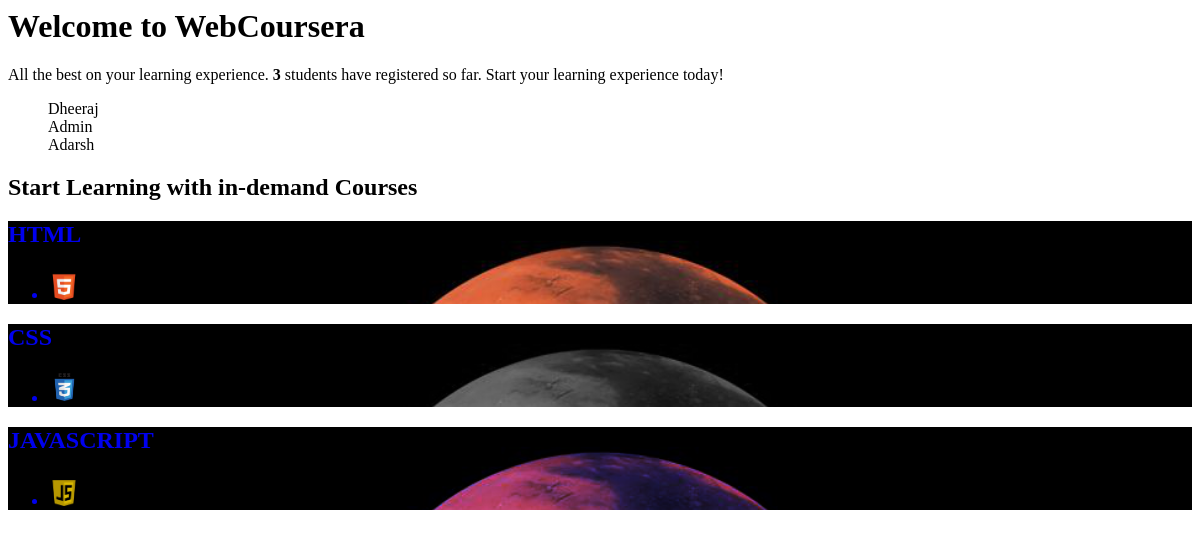
Before: /index.php (signed in) with the older database file.
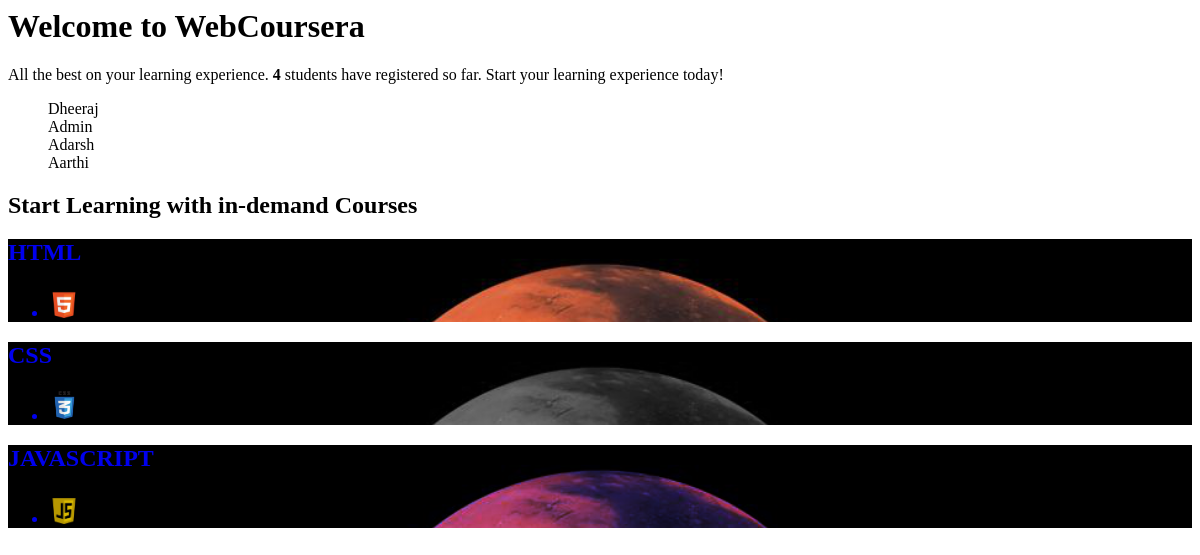
After: the same page with the newer database file.
### tables this page shows
CREATE TABLE `users` (
  `userid` int(11) NOT NULL,
  `username` varchar(64) NOT NULL,
  `email` varchar(64) NOT NULL,
  `password` text NOT NULL,
  `name` varchar(128) NOT NULL
);

### index.php (the view, shortened to what this page needs)
<html>
    <head>
    </head>
    <body>
      <?php
        $con = mysqli_connect('127.0.0.1:3306','root','','webcoursera') or die('Unable To connect');
        $sql = "SELECT COUNT(*) FROM users";
        $row = mysqli_query($con,$sql);
        $res = mysqli_fetch_array($row);
      ?>
      <div class="py-5 text-center container">
        <div class="row py-lg-5">
          <div class="col-lg-6 col-md-8 mx-auto">
            <h1 class="fw-light">Welcome to WebCoursera</h1>
            <div id = "logger2">
            <p class="lead text-muted" >All the best on your learning experience. <b><?php echo $res[0]; ?></b> students have registered so far. Start your learning experience today!</p>
            <ul style="list-style-type:none;">
              <?php
              $sql = "SELECT name FROM users";
              $row = mysqli_query($con,$sql);
              while($res = mysqli_fetch_array($row) and $_SESSION['id'] == 12){
              echo'
                <li>'.$res["name"].'</li>';
                }
              ?>
              </ul>
            </div>
          </div>
        </div>
      </div>
  <div class="container px-4 py-5" id="custom-cards" onclick="return checkLoggedIn()">
    <h2 class="pb-2 border-bottom">Start Learning with in-demand Courses</h2>
    <div class="row row-cols-1 row-cols-lg-3 align-items-stretch g-4 py-5">
      <div class="col">
        <a href="<?php echo $_SESSION['ROOT_FOLDER']?>courses/course_page.php?course_id=1" style="text-decoration: none;">
        <div class="card card-cover h-100 overflow-hidden text-white bg-dark rounded-5 shadow-lg" style="background-image: url('images/PLANET-2.png'); background-size: cover;">
          <div class="d-flex flex-column h-100 p-5 pb-3 text-white text-shadow-1">
            <h2 class="pt-5 mt-5 mb-4 display-6 lh-1 fw-bold">HTML</h2>
            <ul class="d-flex list-unstyled mt-auto">
              <li class="me-auto">
                <img src="images/HTML.png" alt="Bootstrap" width="32" height="32" class="rounded-circle border border-white">
              </li>
            </ul>
          </div>
        </div></a>
      </div>
      <div class="col">
        <a href="<?php echo $_SESSION['ROOT_FOLDER']?>courses/course_page.php?course_id=2" style="text-decoration: none;" onclick="return checkLoggedIn()">
        <div class="card card-cover h-100 overflow-hidden text-white bg-dark rounded-5 shadow-lg" style="background-image: url('images/PLANET-1.png'); background-size: cover;">
          <div class="d-flex flex-column h-100 p-5 pb-3 text-white text-shadow-1">
            <h2 class="pt-5 mt-5 mb-4 display-6 lh-1 fw-bold">CSS</h2>
            <ul class="d-flex list-unstyled mt-auto">
              <li class="me-auto">
                <img src="images/css.png" alt="Bootstrap" width="32" height="32" class="rounded-circle border border-white">
              </li>
            </ul>
          </div>
        </div></a>
      </div>
      <div class="col">
        <a href="<?php echo $_SESSION['ROOT_FOLDER']?>courses/course_page.php?course_id=3" style="text-decoration: none;" onclick="return checkLoggedIn()">
        <div class="card card-cover h-100 overflow-hidden text-white bg-dark rounded-5 shadow-lg" style="background-image: url('images/PLANET-3.png'); background-size: cover; ">
          <div class="d-flex flex-column h-100 p-5 pb-3 text-shadow-1">
            <h2 class="pt-5 mt-5 mb-4 display-6 lh-1 fw-bold">JAVASCRIPT</h2>
            <ul class="d-flex list-unstyled mt-auto">
              <li class="me-auto">
                <img src="images/javascript.png" alt="Bootstrap" width="32" height="32" class="rounded-circle border border-white">
              </li>
            </ul>
          </div>
        </div></div></a>
      </div>
    </div>
    </body>
</html>

Changed rows visible on the page:
added users: name "Aarthi"
Other visible differences:
$res[0]: "3" → "4"
